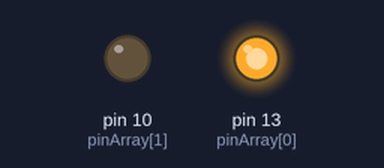
Simulated run of this sketch. Board: Arduino Uno, built with avr-gcc and run on an emulated ATmega328P. Parts: output pins drawn as LEDs (lit = HIGH).

Above: at 0.7 s.
At 5.2 s:
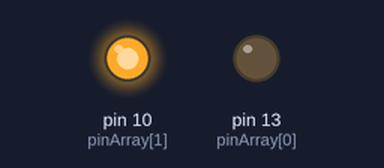
Timing chart, 0 to 6.9 s (numbered marks = the images above):
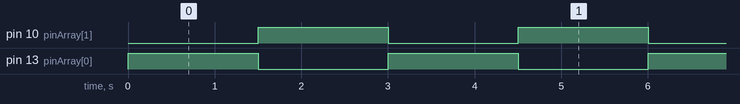

The sketch:

Opdracht_1.ino
```cpp
const int pinArray[] = {13, 10};

void setup() {
  for (int count; count < 2; count++) {
    pinMode(pinArray[count], OUTPUT);
  }
}

void loop() {
  int time = 1500;

  digitalWrite(13, HIGH);
  delay(time);
  digitalWrite(13, LOW);
  digitalWrite(10, HIGH);
  delay(time);
  digitalWrite(10, LOW);
}
```

Measured:
- by itself, pin 10 (pinArray[1]), pin 13 (pinArray[0]): alternates HIGH for 1.5 s and LOW for 1.5 s
- by itself, everything shown: repeats every 3.0 s, in 3 steps
